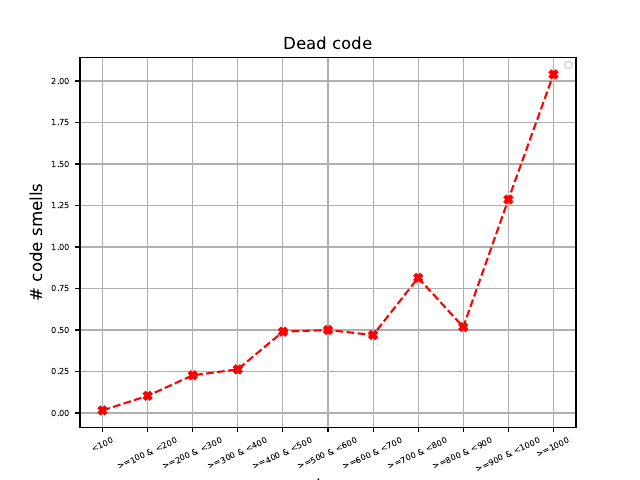

This chart was generated by the following Python code:
import matplotlib.pyplot as plt
plt.rcParams.update({'font.size': 6})
import csv

x = []
y = []

with open('deadcode.csv','r') as csvfile:
	lines = csv.reader(csvfile, delimiter=',')
	for row in lines:
		x.append(row[0])
		y.append(float(row[1]))

plt.plot(x, y, color = 'red', linestyle = 'dashed',
		marker = 'X')

plt.xticks(rotation = 25)
plt.xlabel('loc',fontsize=12)
plt.ylabel('# code smells', fontsize=12)
plt.title('Dead code', fontsize = 12)
plt.grid()
plt.legend()
plt.savefig('deadcode.pdf')
plt.show()

